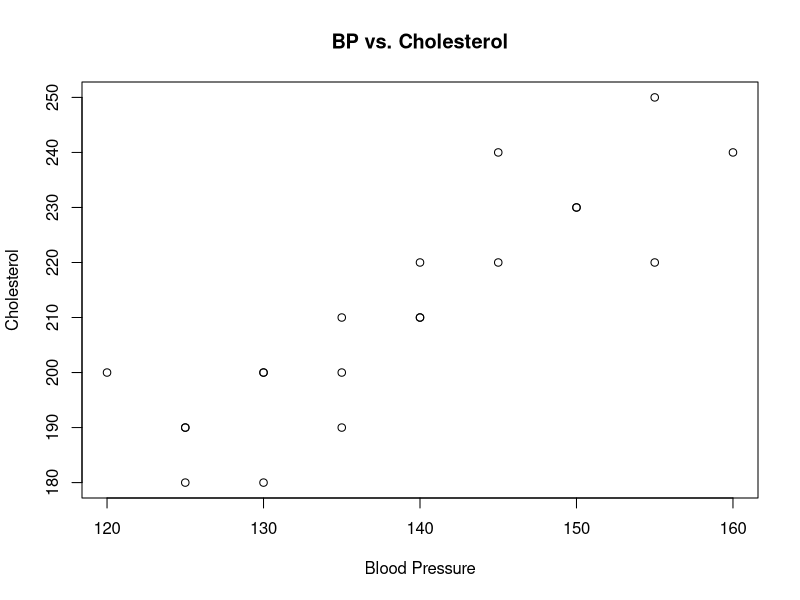

This chart was generated by the following R code:
bp <- c(120, 140, 130, 145, 135, 155, 150, 125, 130, 140, 135, 125, 155, 160, 145, 130, 140, 150, 135, 125)
cholesterol <- c(200, 220, 180, 240, 210, 220, 230, 190, 200, 210, 200, 190, 250, 240, 220, 200, 210, 230, 190, 180)
data <- data.frame(bp, cholesterol)
plot(data$bp, data$cholesterol, xlab = "Blood Pressure", ylab = "Cholesterol", main = "BP vs. Cholesterol")
